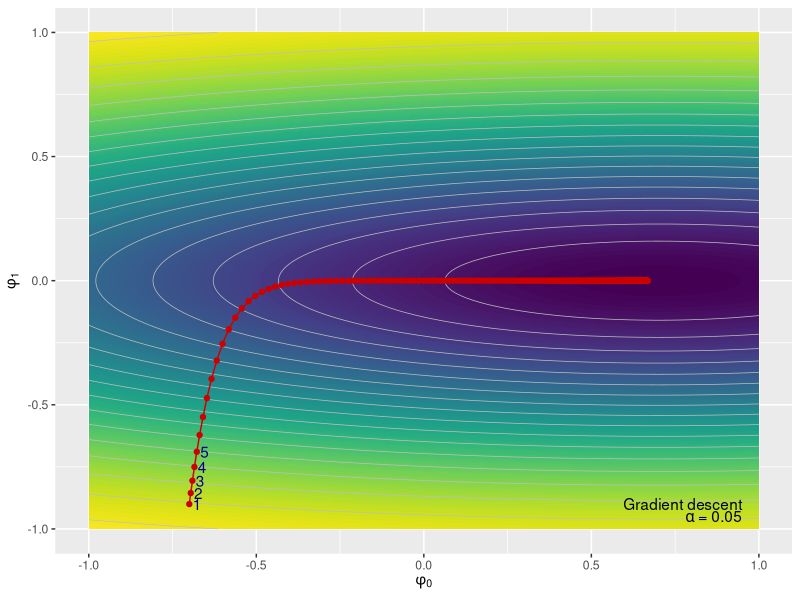
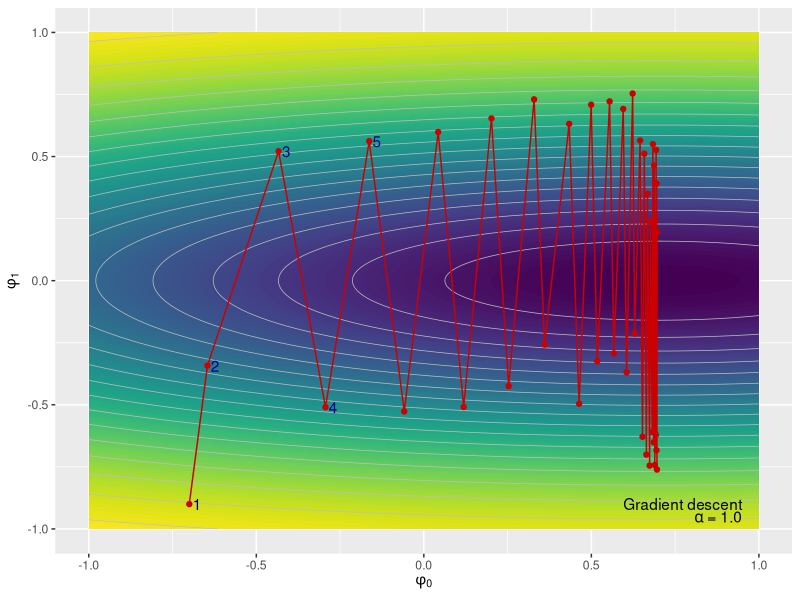
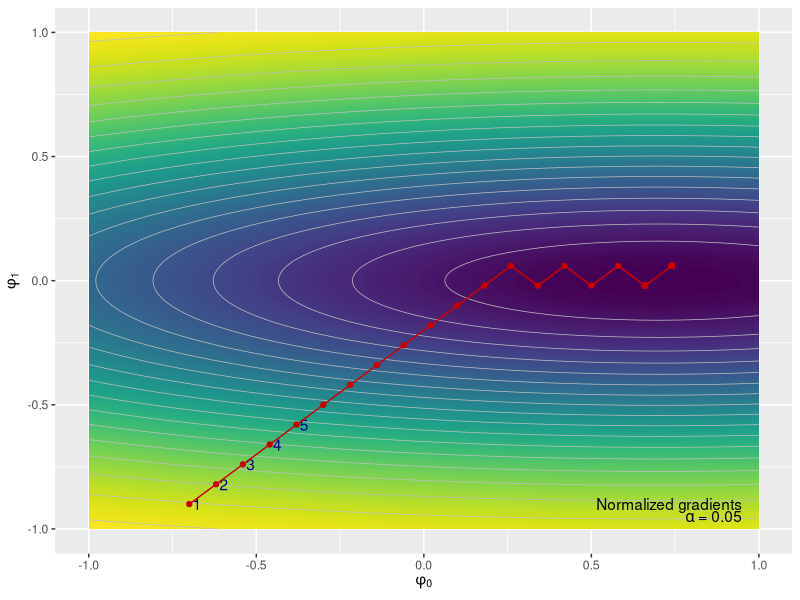
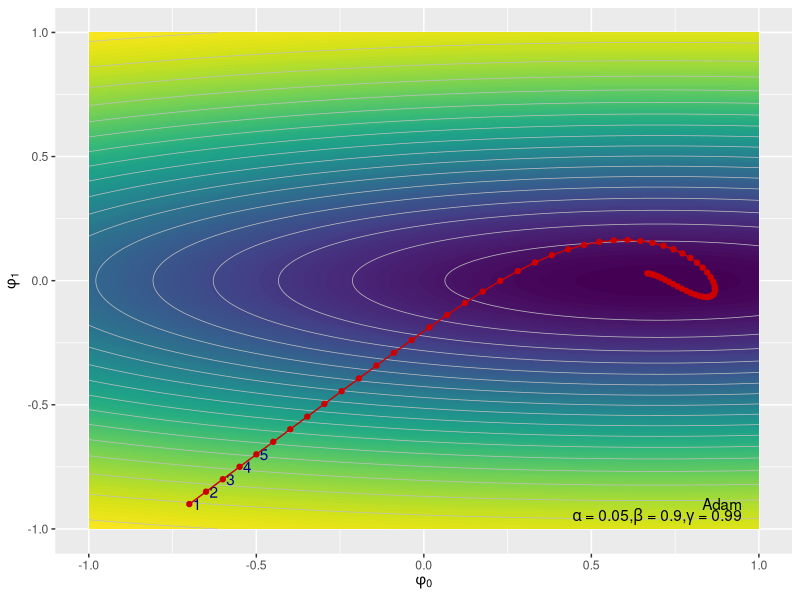

The R script that drew these images, in order:
## ---- chunk 1
#| label: setup
#| include: false
#| fig-width: 6
#| fig-asp: 0.618
#| fig-align: center
#| out-width: 70%

library(ggplot2)
## ---- chunk 2
#| label: loss-functions

# Define function that we wish to find the minimum of (normally would be defined implicitly by data and loss)
loss <- function(phi0, phi1) {
  height <- exp(-0.5 * (phi1 * phi1) * 4.0)
  height <- height * exp(-0.5 * (phi0 - 0.7)^2 / 4.0)
  1.0 - height
}

# Compute the gradients of this function (for simplicity, I just used finite differences)
get_loss_gradient <- function(phi0, phi1) {
  delta_phi <- 0.00001
  gradient <- c(0, 0)
  gradient[1] <- (loss(phi0 + delta_phi/2.0, phi1) - loss(phi0 - delta_phi/2.0, phi1)) / delta_phi
  gradient[2] <- (loss(phi0, phi1 + delta_phi/2.0) - loss(phi0, phi1 - delta_phi/2.0)) / delta_phi
  gradient
}

# Compute the loss function at a range of values of phi0 and phi1 for plotting
get_loss_function_for_plot <- function() {
  phi0_mesh <- seq(-1, 1, 0.01)
  phi1_mesh <- seq(-1, 1, 0.01)
  all_losses <- outer(phi0_mesh, phi1_mesh)
  # Compute loss for every set of parameters
  for (i in 1:length(phi0_mesh)) {
    for (j in 1:length(phi1_mesh)) {
      all_losses[i, j] = loss(phi0_mesh[i], phi1_mesh[j])
    }
  }
  list(loss_function = all_losses, phi0mesh = phi0_mesh, phi1mesh = phi1_mesh)
}
## ---- chunk 3
#| label: draw-function

# Plotting function
draw_function <- function(phi0mesh, phi1mesh, loss_function, opt_path = NULL, title = NULL, parameter = NULL) {
  df <- expand.grid(phi0 = phi0mesh, phi1 = phi1mesh)
  df$loss <- c(loss_function)
  p <- ggplot() +
    xlim(-1, 1) +
    ylim(-1, 1) +
    xlab(expression(phi[0])) +
    ylab(expression(phi[1])) +
    geom_contour_filled(
      data = df,
      mapping = aes(x = phi0, y = phi1, z = loss),
      show.legend = FALSE,
      bins = 128) +
    geom_contour(
      data = df,
      mapping = aes(x = phi0, y = phi1, z = loss),
      show.legend = FALSE,
      bins = 20,
      color = "grey",
      linewidth = 0.25)
  if (!is.null(opt_path)) {
    p <- p + geom_point(aes(x = opt_path[1,], y = opt_path[2,]), color = "red3")
    p <- p + geom_text(aes(x = opt_path[1,1:5], y = opt_path[2,1:5], label = 1:5),
                       hjust = 0,          # Align text to the left of its point (0)
                       nudge_x = 0.01,      # Shift text slightly to the right
                       vjust = 0.5,
                       angle = 0,
                       color = "darkblue")
    p <- p + geom_path(aes(x = opt_path[1,], y = opt_path[2,]), color = "red3")
  }
  if (!is.null(title)) {
    # p <- p + ggtitle(title) + theme(plot.title = element_text(hjust = 0.5)) 
    p <- p + annotate("text", x = 0.95, y = -0.90, hjust = 1, label = title, color = "black")
  }
  if (!is.null(parameter)) {
    p <- p + annotate("text", x = 0.95, y = -0.95, hjust = 1, label = parameter, color = "black")
  }
  p
}
## ---- chunk 4
#| label: fixed-grad_descent

# Simple fixed step size gradient descent
grad_descent <- function(start_posn, n_steps, alpha) {
  grad_path <- matrix(0, nrow = 2, ncol = n_steps+1)
  grad_path[,1] <- start_posn[,1]
  for (c_step in 1:n_steps) {
    this_grad <- get_loss_gradient(grad_path[1,c_step], grad_path[2,c_step])
    grad_path[,c_step+1] <- grad_path[,c_step] - alpha * this_grad
  }
  grad_path
}
## ---- chunk 5
#| label: test-fixed-grad_descent
#| fig-asp: 1

plot_data = get_loss_function_for_plot()
loss_function <- plot_data$loss_function
phi0mesh <- plot_data$phi0mesh
phi1mesh <- plot_data$phi1mesh

start_posn <- matrix(0, nrow = 2, ncol = 1)
start_posn[1,1] <- -0.7
start_posn[2,1] <- -0.9

# Run gradient descent
grad_path1 <- grad_descent(start_posn, n_steps = 200, alpha = 0.08)
parameter <- expression(alpha*" = 0.05")
draw_function(phi0mesh, phi1mesh, loss_function, grad_path1, "Gradient descent", parameter)
grad_path2 <- grad_descent(start_posn, n_steps = 40, alpha = 1.0)
parameter <- expression(alpha*" = 1.0")
draw_function(phi0mesh, phi1mesh, loss_function, grad_path2, "Gradient descent", parameter)
## ---- chunk 6
#| label: normalized_gradients

normalized_gradients <- function(start_posn, n_steps, alpha, epsilon = 1e-20) {
  grad_path <- matrix(0, nrow = 2, ncol = n_steps+1)
  grad_path[,1] <- start_posn[,1]
  for (c_step in 1:n_steps) {
    # Measure the gradient as in equation 6.13 (first line)
    m <- get_loss_gradient(grad_path[1,c_step], grad_path[2,c_step])
    # TODO -- compute the squared gradient as in equation 6.13 (second line)
    # Replace this line:
    # v = np.ones_like(grad_path[:,0])
    v <- m * m
    
    # TODO -- apply the update rule (equation 6.14)
    # Replace this line:
    grad_path[,c_step+1] <- grad_path[,c_step] - alpha * m / (sqrt(v) + epsilon)
  }
  grad_path
}
## ---- chunk 7
#| label: test-normalized_gradients
#| fig-asp: 1

# Let's try out normalized gradients
start_posn <- matrix(0, nrow = 2, ncol = 1)
start_posn[1,1] <- -0.7
start_posn[2,1] <- -0.9

# Run gradient descent
grad_path1 <- normalized_gradients(start_posn, n_steps = 40, alpha = 0.08)
parameter <- expression(alpha*" = 0.05")
draw_function(phi0mesh, phi1mesh, loss_function, grad_path1, "Normalized gradients", parameter)
## ---- chunk 8
#| label: adam
 
adam <- function(start_posn, n_steps, alpha, beta = 0.9, gamma = 0.99, epsilon = 1e-20) {
  grad_path <- matrix(0, nrow = 2, ncol = n_steps+1)
  grad_path[,1] <- start_posn[,1]
  m <- matrix(0, nrow = 2, ncol = 1)
  v <- matrix(0, nrow = 2, ncol = 1)
  for (c_step in 1:n_steps) {
    # Measure the gradient
    grad = get_loss_gradient(grad_path[1,c_step], grad_path[2,c_step])
    # TODO -- Update the momentum based gradient estimate equation 6.15 (first line)
    # Replace this line:
    m <- beta * m + (1 - beta) * grad
    # TODO -- update the momentum based squared gradient estimate as in equation 6.15 (second line)
    # Replace this line:
    v <- gamma * v + (1 - gamma) * grad * grad

    # TODO -- Modify the statistics according to equation 6.16
    # You will need the function np.power
    # Replace these lines
    m_tilde <- m / (1 - beta^c_step)
    v_tilde <- v / (1 - gamma^c_step)

    # TODO -- apply the update rule (equation 6.17)
    # Replace this line:
    grad_path[,c_step+1] <- grad_path[,c_step] - alpha * m_tilde / (sqrt(v_tilde)+epsilon)
  }
  grad_path
}   
## ---- chunk 9
#| label: test-adam
#| fig-asp: 1

# Let's try out our Adam algorithm
start_posn <- matrix(0, nrow = 2, ncol = 1)
start_posn[1,1] <- -0.7
start_posn[2,1] <- -0.9

# Run gradient descent
grad_path1 <- adam(start_posn, n_steps = 60, alpha = 0.05)
parameter <- expression(alpha*" = 0.05,"*beta*" = 0.9,"*gamma*" = 0.99")
draw_function(phi0mesh, phi1mesh, loss_function, grad_path1, "Adam", parameter)
